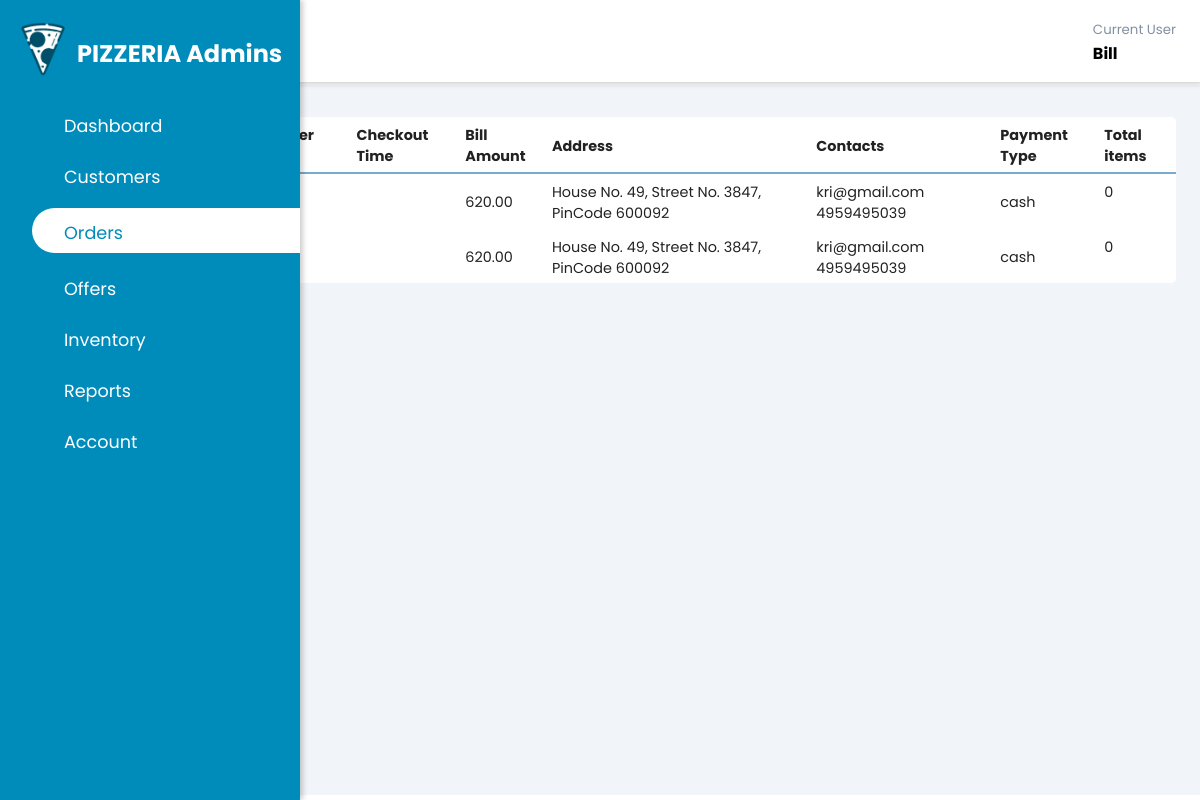
The app's page /Ann_adminWeb/website/orderspage.php (signed in) with its own data.
### tables this page shows
CREATE TABLE `orders` (
  `Order_id` int(11) NOT NULL,
  `Cust_ID` int(11) NOT NULL,
  `O_Date_Time` datetime DEFAULT NULL,
  `Total_Price` decimal(10,2) NOT NULL,
  `O_House_No` int(5) NOT NULL,
  `O_Street_No` int(5) NOT NULL,
  `O_Pin_Code` int(6) NOT NULL,
  `O_Mail` varchar(50) NOT NULL,
  `Contact_No` bigint(10) NOT NULL,
  `Pay` enum('cash','gpay') NOT NULL,
  `Total_Orders` int(11) NOT NULL
);

### Ann_adminWeb/website/orderspage.php (the view, shortened to what this page needs)
<?php
require_once('..\login_reg\config.php');
?>
<!DOCTYPE html>
<html lang="en">
<head>
    <link rel="stylesheet" href="https://maxst.icons8.com/vue-static/landings/line-awesome/line-awesome/1.3.0/css/line-awesome.min.css">
    <link rel="stylesheet" href="style.css">
</head>
<body>
    <div class="sidebar">
        <div class="sidebar-brand">
            <img src="img/logo_BW.png" alt="pizzeria logo in black and white">
            <h2>PIZZERIA Admins</h2>
        </div>
        <div class="sidebar-menu">
            <ul>
                <li>
                    <a href="index.php" class="weblink">
                        <span class="las la-home"></span>
                        <span>Dashboard</span>
                    </a>
                </li>
                <li>
                    <a href="customerspage.php" class="weblink">
                        <span class="las la-users"></span>
                        <span>Customers</span>
                    </a>
                </li>
                <li>
                    <a href="orderspage.php" class="weblink active">
                        <span class="las la-file-invoice-dollar"></span>
                        <span>Orders</span>
                    </a>
                </li>
                <li>
                    <a href="offerspage.php" class="weblink">
                        <span class="lar la-star"></span>
                        <span>Offers</span>
                    </a>
                </li>
                <li>
                    <a href="inventorypage.php" class="weblink">
                        <span class="las la-pizza-slice"></span>
                        <span>Inventory</span>
                    </a>
                </li>
                <li>
                    <a href="reportspage.php" class="weblink">
                        <span class="las la-chart-area"></span>
                        <span>Reports</span>
                    </a>
                </li>
                <li>
                    <a href="accountpage.php" class="weblink">
                        <span class="las la-user-circle"></span>
                        <span>Account</span>
                    </a>
                </li>
            </ul>
        </div>
    </div>
    <div class="main-content">
        <header>
            <h2>
            </h2>
            <div class="user-wrapper">
                <div>
                    <small>Current User</small>
                    <h4>
                        <?php
                        echo $_SESSION['username'];
                        ?>
                    </h4>
                </div>
            </div>
        </header>
        <main>
            <div class="card">
                <div class="card-body">
                    <div class="table-responsive">
                        <table style="width:100%">
                            <tr style="border-bottom: 2px solid #77aacc;">
                                <th id="o_id"><strong>Order ID</strong></th>
                                <th id="c_id"><strong>Customer ID</strong></th>
                                <th id="c_name"><strong>Customer Name</strong></th>
                                <th id="chkout"><strong>Checkout Time</strong></th>
                                <th id="amt"><strong>Bill Amount</strong></th>
                                <th id="addr"><strong>Address</strong></th>
                                <th id="contacts"><strong>Contacts</strong></th>
                                <th id="paytype"><strong>Payment Type</strong></th>
                                <th id="totalitems"><strong>Total items</strong></th>
                            </tr>
                            <?php
                            $sql="select Order_ID, C.Cust_ID, C_Name, O_Date_Time, Total_Price, O_House_No, O_Street_No, O_Pin_Code, O_Mail, Contact_No, Pay, Total_Orders from cust_acct as C, orders order by O_Date_Time desc";
                            $result=mysqli_query($conn, $sql);
                            $num = mysqli_num_rows($result);
                            if ($num > 0) {
                                while($row=mysqli_fetch_assoc($result)) {
                                    echo "<tr>
                                        <td>".$row["Order_ID"]."</td>
                                        <td>".$row["Cust_ID"]."</td>
                                        <td>".$row["C_Name"]."</td>
                                        <td>".$row["O_Date_Time"]."</td>
                                        <td>".$row["Total_Price"]."</td>
                                        <td>House No. ".$row["O_House_No"].", Street No. ".$row["O_Street_No"].", PinCode ".$row["O_Pin_Code"]."</td>
                                        <td>".$row["O_Mail"]." ".$row["Contact_No"]."</td>
                                        <td>".$row["Pay"]."</td>
                                        <td>".$row["Total_Orders"]."</td>
                                    </tr>";
                                }
                            } else {
                                echo "0 results";
                            }
                            ?>
                        </table>
                    </div>
                </div>
            </div>
        </main>
    </div>
</body>
</html>

### Ann_adminWeb/website/style.css (style rules this page uses)
:root { --main-lighter: #5ec6e9; --main-color: #008cba; --main-darker: #004e68; --color-dark: #1D2231; --text-gray: #8390A2; }
* { margin: 0; padding: 0; box-sizing: border-box; list-style-type: none; text-decoration: none; font-family: 'Poppins', sans-serif; }
.sidebar { width: 300px; position: fixed; left: 0; top: 0; height: 100%; background: var(--main-color); z-index: 100; transition: width 300ms; }
.sidebar-brand { height: 90px; padding: 0.7rem 0rem 1rem 2rem; color: #fff; }
.sidebar-brand h2 { text-align: left; margin-left: 45px; margin-top: 25px; position: absolute; }
.sidebar-brand img { display: inline-block; padding-right: 1rem; width: 4.5rem; position: absolute; top: 21px; left: 15px; }
.sidebar-menu { margin-top: 1rem; }
.sidebar-menu li { width: 100%; margin-bottom: 1rem; padding-left: 1rem; }
.sidebar-menu a { display: block; color: #fff; font-size: 1.1rem; padding-left: 1rem; }
.sidebar-menu a.active { background: #fff; padding-top: 0.3rem; padding-bottom: 0.3rem; color: var(--main-color); border-radius: 30px 0px 0px 30px; }
.sidebar-menu a span:first-child { font-size: 1.5rem; padding-right: 1rem; }
.main-content { transition: margin-left 300ms; margin-left: 300px; }
header { background: #fff; display: flex; justify-content: space-between; padding: 1rem 1.5rem; box-shadow: 2px 2px 5px rgba(0,0,0,0.2); position: fixed; left: 300px; width: calc(100% - 300px); top: 0; z-index: 100; transition: left 300ms; }
header h2 { display: inline-flex; align-items: center; color: #222; }
.user-wrapper { display: flex; align-items: center; }
.user-wrapper small { display: inline-block; color: var(--text-gray); }
main { margin-top: 85px; padding: 2rem 1.5rem; background: #f1f5f9; min-height: calc(100vh - 90px); }
.card { background: #fff; border-radius: 5px; }
table { border-collapse: collapse; }
th { text-align: left; }
td, th { padding: 0.5rem 0rem 0.3rem 0.5rem; font-size: 0.9rem; color: #222; }
tr td:last-child, th:last-child { display: flex; align-items: center; }
.table-responsive { width: 100%; overflow-x: auto; }
@media only screen and (max-width: 1200px) { .sidebar { width: 50px; } }
@media only screen and (max-width: 1200px) { .sidebar img { display: inline-block; padding-right: 1rem; width: 3.5rem; position: absolute; top: 27px; left: 5px; } }
@media only screen and (max-width: 1200px) { .sidebar .sidebar-brand, .sidebar li { padding-left: 0.3rem; text-align: center; } }
@media only screen and (max-width: 1200px) { .sidebar li a { padding-left: 0.5rem; } }
@media only screen and (max-width: 1200px) { .sidebar .sidebar-brand h2, .sidebar li a span:last-child { display: none; } }
@media only screen and (max-width: 1200px) { .main-content { margin-left: 50px; } }
@media only screen and (max-width: 1200px) { .main-content header { width: calc(100% - 50px); left: 50px; } }

### records on screen
orders: Total_Price "620.00", O_House_No "49", O_Street_No "3847", O_Pin_Code "600092", O_Mail "kri@gmail.com", Contact_No "4959495039", Pay "cash", Total_Orders "0"

### other values on screen
$_SESSION['username'] "Bill"
